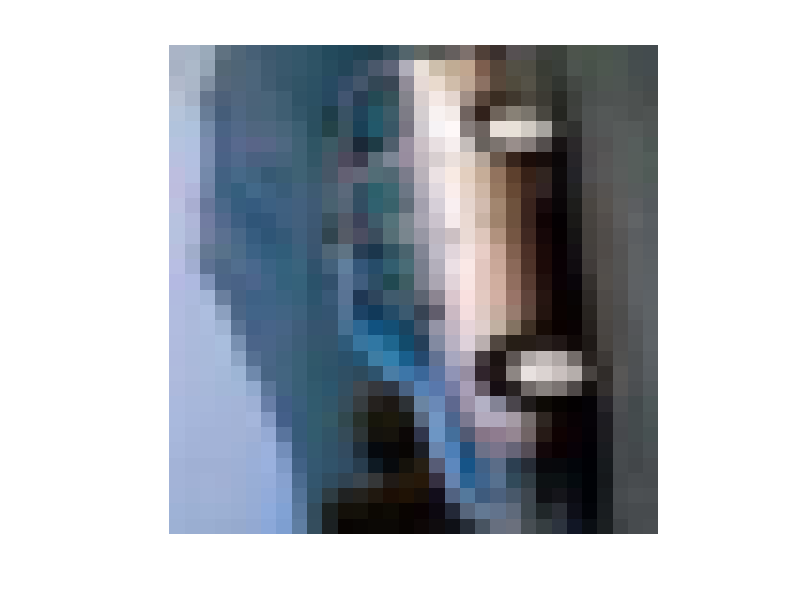

Write MATLAB code to recreate this figure. (Note: this script raises an error after producing the figure.)
clear; close all; clc;

input_layer_size = 3072; % 32x32 color image, RGB 1024 each
num_labels = 10;	% ten various objects
hidden_layer_size = 25;

fprintf('load the data...')

load('cifarmini.mat');
m = size(X,1);

X = double(X);
Y = double(Y);

R = X(5,1:1024);
G = X(5,1025:2048);
B = X(5,2049:3072);

A = zeros(32,32,3,'uint8');

A(:,:,1) = reshape(R,32,32);
A(:,:,2) = reshape(G,32,32);
A(:,:,3) = reshape(B,32,32);

imshow(A)
%================================================

fprintf('\nLoading Saved Neural Network Parameters ...\n')

% Load the weights into variables Theta1 and Theta2
load('fwdpropw.mat');

pred = predict(theta1, theta2, X);

fprintf('\nTraining Set Accuracy: %f\n', mean(double(pred == Y)) * 100);

fprintf('Program paused. Press enter to continue.\n');
pause;

%  To give you an idea of the network's output, you can also run
%  through the examples one at the a time to see what it is predicting.

%  Randomly permute examples
rp = randperm(m);

for i = 1:m
    % Display 
    fprintf('\nDisplaying Example Image\n');
    %displayData(X(rp(i), :));
	
	R = X(i,1:1024);
	G = X(i,1025:2048);
	B = X(i,2049:3072);

	Z = zeros(32,32,3,'uint8');

	Z(:,:,1) = reshape(R,32,32);
	Z(:,:,2) = reshape(G,32,32);
	Z(:,:,3) = reshape(B,32,32);

	imshow(Z)
	
    pred = predict(theta1, theta2, X(rp(i),:));
    fprintf('\nNeural Network Prediction: %d (digit %d)\n', pred, mod(pred, 10));
    
    % Pause
    fprintf('Program paused. Press enter to continue.\n');
    pause;
end
